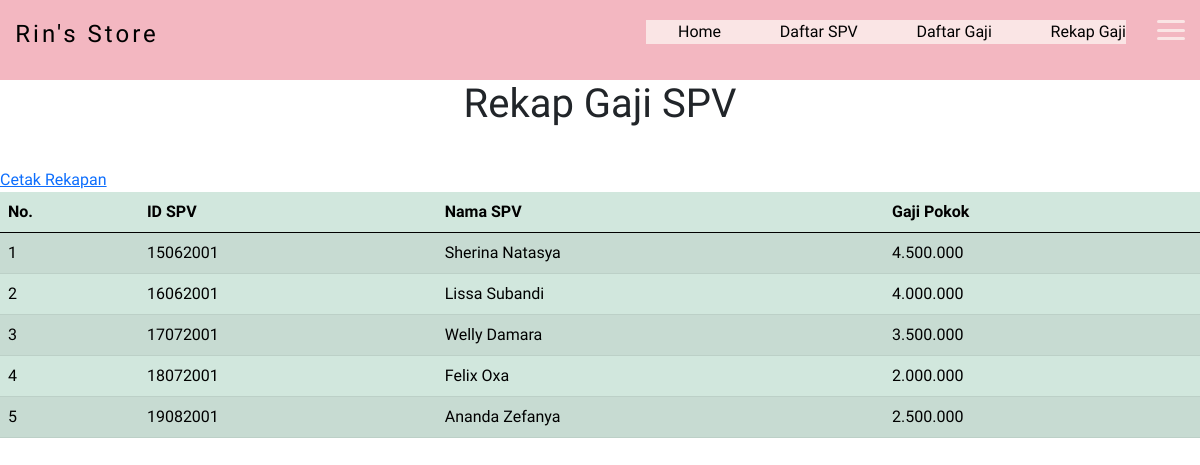
Screenshot of /rekap.php with the database file from the repository.
### tables this page shows
CREATE TABLE `tb_gaji` (
  `id_gaji` varchar(10) NOT NULL,
  `id_spv` varchar(10) DEFAULT NULL,
  `gaji_pokok` varchar(15) DEFAULT NULL
);

CREATE TABLE `tb_spv` (
  `id_spv` varchar(10) NOT NULL,
  `nama_spv` varchar(15) DEFAULT NULL
);

### connection.php (called while the page is built)
<?php
class Connection
{
    public function get_connection()
    {
        $host = "localhost";
        $database = "db_gaji";
        $username = "root";
        $password = "";
        $connect = new mysqli($host, $username, $password, $database);
        return $connect;
    }
}

### model.php (called while the page is built, shortened)
<?php
include 'connection.php';
class Model extends Connection
{
    public function __construct()
    {
        $this->conn = $this->get_connection();
    }
public function tampil_rekap()
    {
        $sql = "SELECT tb_spv.id_spv, tb_spv.nama_spv, tb_gaji.gaji_pokok FROM tb_spv JOIN tb_gaji ON tb_gaji.id_spv = tb_spv.id_spv";
        $bind = $this->conn->query($sql);
        while ($obj = $bind->fetch_object()) {
            $baris[] =$obj;
        }
        if (!empty($baris)) {
            return $baris;
        }
    }
}

### rekap.php (the view, shortened to what this page needs)
<?php
include 'model.php';
$model = new Model();
$index = 1;
?>
<!doctype html>
<html lang="en">
<head>
    <link href="https://cdn.jsdelivr.net/npm/bootstrap@5.0.1/dist/css/bootstrap.min.css" rel="stylesheet">
    <link rel="stylesheet" href="style.css">
</head>
<body>
<nav>
    <div class="logo">
        <h4>Rin's Store</h4>
    </div>
    <ul>
        <li><a href="index.php">Home</a></li>
        <li><a href="spv.php">Daftar SPV</a></li>
        <li><a href="gaji.php">Daftar Gaji</a></li>
        <li><a href="rekap.php">Rekap Gaji</a></li>
    </ul>
    <div class="menu-toggle">
        <span></span>
        <span></span>
        <span></span>
    </div>
</nav>
<h1><p style="text-align:center">Rekap Gaji SPV</h1></p>
        <br>
        <a href="printrekap.php" target="_blank">Cetak Rekapan</a>
        <br>
        <thead>
                <tr>
                <div class="menu-toggle">
            <table class="table table-success table-striped">
            <thead>
                <tr>
                    <th>No.</th>
                    <th>ID SPV</th>
                    <th>Nama SPV</th>
                    <th>Gaji Pokok</th>
                </tr>
            </thead>
            <tbody>
                <?php
                $result = $model->tampil_rekap();
                if (!empty($result)) {
                    foreach ($result as $data) : ?>
                        <tr>
                            <td><?= $index++ ?></td>
                            <td><?= $data->id_spv ?></td>
                            <td><?= $data->nama_spv ?></td>
                            <td><?= $data->gaji_pokok ?></td>
                        </tr>
                    <?php endforeach;
                } else { ?>
                    <tr>
                    <p style="text-align:center"><td colspan="6">Tidak Ada Data</td></p>
                    </tr>
                <?php } ?>
            </tbody>
        </table>
    </div>
</body>
</html>

### style.css (style rules this page uses)
* { margin: 0; padding: 0; }
body { font-family: 'Pangolin', cursive; overflow-x: hidden; }
nav { display: flex; background-color: rgb(243, 183, 193); justify-content: space-around; padding: 20px 0; color: rgb(0, 0, 0); }
nav .logo { font-family: 'Pangolin', cursive; letter-spacing: 3px; width: 50%; }
nav ul { display: flex; list-style: none; width: 40%; justify-content: space-between; background-color: rgb(250, 229, 229); }
nav ul li a { color: rgb(0, 0, 0); text-decoration: none; }
.menu-toggle { display: flex; flex-direction: column; height: 20px; justify-content: space-between; position: relative; }
.menu-toggle span { display: block; width: 28px; height: 3px; background-color: rgb(250, 229, 229); border-radius: 3px; transition: all 0.5s; }
.menu-toggle span:nth-child(2) { transform-origin: 0 0 ; }
.menu-toggle span:nth-child(4) { transform-origin: 0 100% ; }

### rows the page displays
tb_gaji: id_spv.id_spv "15062001", id_spv.nama_spv "Sherina Natasya", gaji_pokok "4.500.000"
tb_gaji: id_spv.id_spv "16062001", id_spv.nama_spv "Lissa Subandi", gaji_pokok "4.000.000"
tb_gaji: id_spv.id_spv "17072001", id_spv.nama_spv "Welly Damara", gaji_pokok "3.500.000"
tb_gaji: id_spv.id_spv "18072001", id_spv.nama_spv "Felix Oxa", gaji_pokok "2.000.000"
tb_gaji: id_spv.id_spv "19082001", id_spv.nama_spv "Ananda Zefanya", gaji_pokok "2.500.000"
